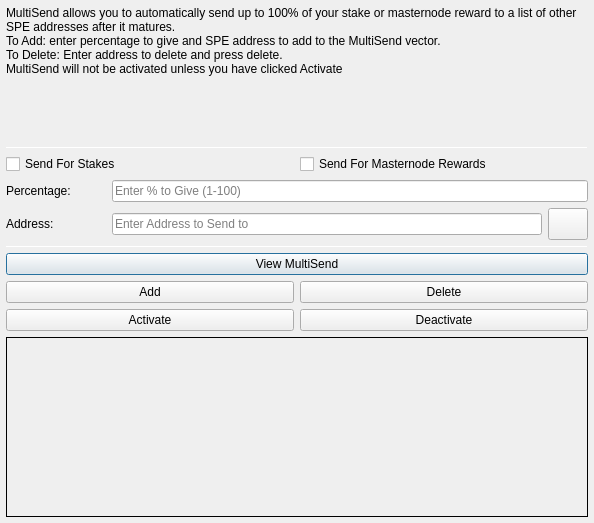
<?xml version="1.0" encoding="UTF-8"?>
<ui version="4.0">
 <class>MultiSendDialog</class>
 <widget class="QDialog" name="MultiSendDialog">
  <property name="windowModality">
   <enum>Qt::NonModal</enum>
  </property>
  <property name="geometry">
   <rect>
    <x>0</x>
    <y>0</y>
    <width>594</width>
    <height>523</height>
   </rect>
  </property>
  <property name="windowTitle">
   <string>MultiSend</string>
  </property>
  <layout class="QVBoxLayout" name="verticalLayout" stretch="0">
   <property name="leftMargin">
    <number>6</number>
   </property>
   <property name="topMargin">
    <number>6</number>
   </property>
   <property name="rightMargin">
    <number>6</number>
   </property>
   <property name="bottomMargin">
    <number>6</number>
   </property>
   <item>
    <layout class="QVBoxLayout" name="verticalLayout_Main" stretch="1,1,1,1,1,1">
     <item>
      <widget class="QLabel" name="label_2">
       <property name="lineWidth">
        <number>1</number>
       </property>
       <property name="text">
        <string>MultiSend allows you to automatically send up to 100% of your stake or masternode reward to a list of other SPE addresses after it matures.
To Add: enter percentage to give and SPE address to add to the MultiSend vector.
To Delete: Enter address to delete and press delete.
MultiSend will not be activated unless you have clicked Activate</string>
       </property>
       <property name="alignment">
        <set>Qt::AlignLeading|Qt::AlignLeft|Qt::AlignTop</set>
       </property>
       <property name="wordWrap">
        <bool>true</bool>
       </property>
      </widget>
     </item>
     <item>
      <widget class="Line" name="line">
       <property name="minimumSize">
        <size>
         <width>0</width>
         <height>1</height>
        </size>
       </property>
       <property name="maximumSize">
        <size>
         <width>16777215</width>
         <height>1</height>
        </size>
       </property>
       <property name="orientation">
        <enum>Qt::Horizontal</enum>
       </property>
      </widget>
     </item>
     <item>
      <layout class="QVBoxLayout" name="verticalLayout_Settings">
       <item>
        <layout class="QHBoxLayout" name="horizontalLayout">
         <item>
          <widget class="QCheckBox" name="multiSendStakeCheckBox">
           <property name="text">
            <string>Send For Stakes</string>
           </property>
          </widget>
         </item>
         <item>
          <widget class="QCheckBox" name="multiSendMasternodeCheckBox">
           <property name="text">
            <string>Send For Masternode Rewards</string>
           </property>
          </widget>
         </item>
        </layout>
       </item>
       <item>
        <layout class="QHBoxLayout" name="horizontalLayout_6">
         <item>
          <widget class="QLabel" name="label">
           <property name="minimumSize">
            <size>
             <width>100</width>
             <height>0</height>
            </size>
           </property>
           <property name="toolTip">
            <string>Percentage of stake to send</string>
           </property>
           <property name="text">
            <string>Percentage:</string>
           </property>
          </widget>
         </item>
         <item>
          <widget class="QLineEdit" name="multiSendPercentEdit">
           <property name="toolTip">
            <string>Enter whole numbers 1 - 100</string>
           </property>
           <property name="placeholderText">
            <string>Enter % to Give (1-100)</string>
           </property>
          </widget>
         </item>
        </layout>
       </item>
       <item>
        <layout class="QHBoxLayout" name="horizontalLayout_7">
         <item>
          <widget class="QLabel" name="label_5">
           <property name="minimumSize">
            <size>
             <width>100</width>
             <height>0</height>
            </size>
           </property>
           <property name="toolTip">
            <string>Address to send portion of stake to</string>
           </property>
           <property name="text">
            <string>Address:</string>
           </property>
          </widget>
         </item>
         <item>
          <widget class="QLineEdit" name="multiSendAddressEdit">
           <property name="toolTip">
            <string/>
           </property>
           <property name="placeholderText">
            <string>Enter Address to Send to</string>
           </property>
          </widget>
         </item>
         <item>
          <widget class="QPushButton" name="addressBookButton">
           <property name="maximumSize">
            <size>
             <width>16777215</width>
             <height>32</height>
            </size>
           </property>
           <property name="toolTip">
            <string>Choose an address from the address book</string>
           </property>
           <property name="text">
            <string/>
           </property>
           <property name="icon">
            <iconset resource="../spectrumx.qrc">
             <normaloff>:/icons/address-book</normaloff>:/icons/address-book</iconset>
           </property>
           <property name="shortcut">
            <string>Alt+A</string>
           </property>
           <property name="autoDefault">
            <bool>false</bool>
           </property>
          </widget>
         </item>
        </layout>
       </item>
      </layout>
     </item>
     <item>
      <widget class="Line" name="line_2">
       <property name="minimumSize">
        <size>
         <width>0</width>
         <height>1</height>
        </size>
       </property>
       <property name="maximumSize">
        <size>
         <width>16777215</width>
         <height>1</height>
        </size>
       </property>
       <property name="orientation">
        <enum>Qt::Horizontal</enum>
       </property>
      </widget>
     </item>
     <item>
      <layout class="QVBoxLayout" name="verticalLayout_Buttons">
       <item>
        <layout class="QHBoxLayout" name="horizontalLayout_4">
         <item>
          <widget class="QPushButton" name="viewButton">
           <property name="toolTip">
            <string/>
           </property>
           <property name="statusTip">
            <string>View MultiSend Vector</string>
           </property>
           <property name="text">
            <string>View MultiSend</string>
           </property>
          </widget>
         </item>
        </layout>
       </item>
       <item>
        <layout class="QHBoxLayout" name="horizontalLayout_2">
         <item>
          <widget class="QPushButton" name="addButton">
           <property name="toolTip">
            <string/>
           </property>
           <property name="statusTip">
            <string>Add to MultiSend Vector</string>
           </property>
           <property name="text">
            <string>Add</string>
           </property>
          </widget>
         </item>
         <item>
          <widget class="QPushButton" name="deleteButton">
           <property name="toolTip">
            <string/>
           </property>
           <property name="statusTip">
            <string>Delete Address From MultiSend Vector</string>
           </property>
           <property name="text">
            <string>Delete</string>
           </property>
          </widget>
         </item>
        </layout>
       </item>
       <item>
        <layout class="QHBoxLayout" name="horizontalLayout_5">
         <item>
          <widget class="QPushButton" name="activateButton">
           <property name="statusTip">
            <string>Activate MultiSend</string>
           </property>
           <property name="text">
            <string>Activate</string>
           </property>
          </widget>
         </item>
         <item>
          <widget class="QPushButton" name="disableButton">
           <property name="statusTip">
            <string>Deactivate MultiSend</string>
           </property>
           <property name="text">
            <string>Deactivate</string>
           </property>
          </widget>
         </item>
        </layout>
       </item>
      </layout>
     </item>
     <item>
      <widget class="QLabel" name="message">
       <property name="minimumSize">
        <size>
         <width>0</width>
         <height>180</height>
        </size>
       </property>
       <property name="frameShape">
        <enum>QFrame::Panel</enum>
       </property>
       <property name="frameShadow">
        <enum>QFrame::Plain</enum>
       </property>
       <property name="lineWidth">
        <number>1</number>
       </property>
       <property name="midLineWidth">
        <number>1</number>
       </property>
       <property name="text">
        <string/>
       </property>
       <property name="alignment">
        <set>Qt::AlignLeading|Qt::AlignLeft|Qt::AlignTop</set>
       </property>
       <property name="wordWrap">
        <bool>true</bool>
       </property>
      </widget>
     </item>
    </layout>
   </item>
  </layout>
 </widget>
 <resources>
  <include location="../spectrumx.qrc"/>
 </resources>
 <connections/>
</ui>
